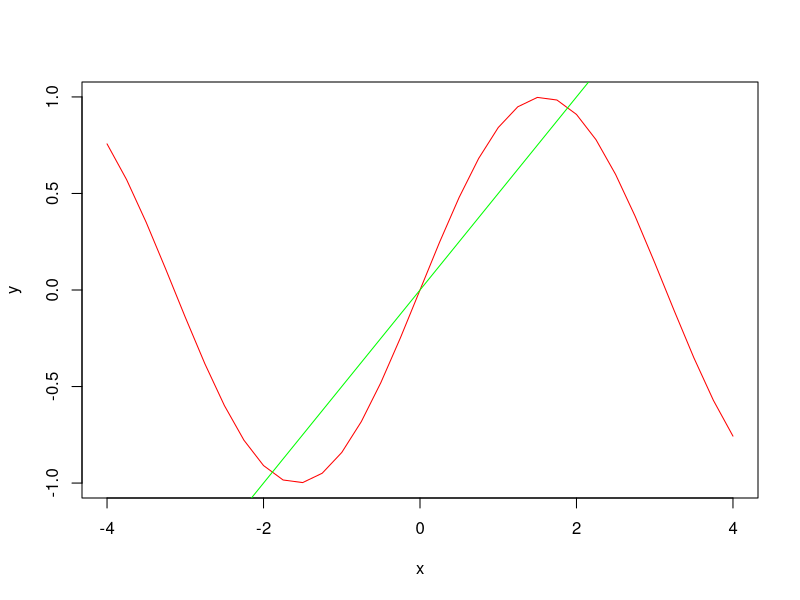

Write the R code that produced this figure.
## ---- chunk 1
knitr::opts_chunk$set(echo = TRUE)
## ---- chunk 2
is.na(55)
is.na(NA)
## ---- chunk 3
x <- seq(-4, 4, by = 0.25)
y <- sin(x)

plot(x, y, type = 'l', col = 'red')
lines(x, 0.5*x , col = 'green')
